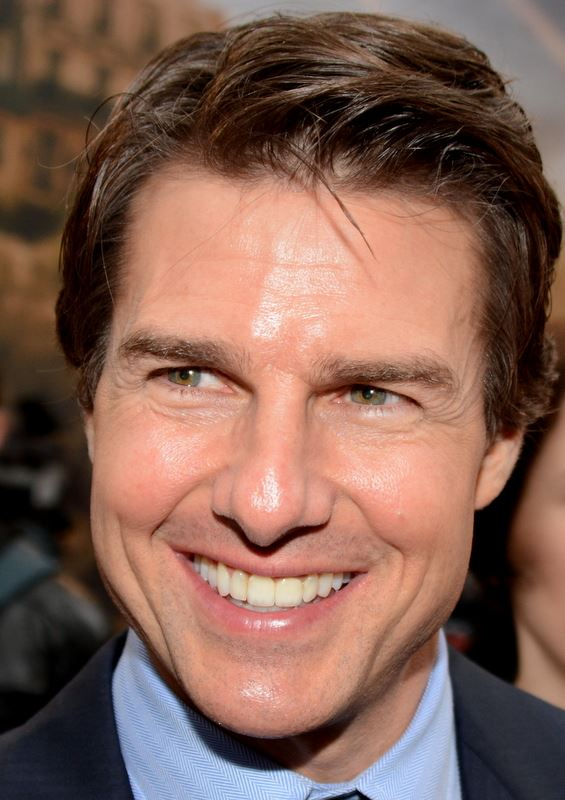
#> input picture images/Tom_Cruise.jpg, 565 x 800 px, found by its file name
$ python LBP.py
#> lines starting #> are read from the running program, lines starting #| are printed output that depends on the picture; pictures that were not available may be replaced by others from this repository, and a replacement may not be noted
from skimage.transform import rotate
from skimage.feature import local_binary_pattern
from skimage import data, io, data_dir, filters, feature
from skimage.color import label2rgb
import skimage
import numpy as np
import matplotlib.pyplot as plt
from PIL import Image
import cv2

# settings for LBP
radius = 1  # LBP算法中范围半径的取值
n_points = 8 * radius  # 领域像素点数

# 读取图像
image_1 = cv2.imread(r'..\images\Tom_Cruise.jpg')
#> image_1 is the input picture: shape (800, 565, 3); mean B, G, R 84.5, 96.8, 130.8
image_0 = cv2.imread(r'../images/001450.jpg_crop.jpg')
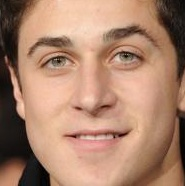
#> input picture images/001450.jpg_crop.jpg, 185 x 186 px
#> image_0 is the input picture: shape (186, 185, 3); mean B, G, R 108.1, 130.8, 170.7


# [30 lines of commented-out code are left out]

# [5 lines left out: function showYCbCr, not called in this run]


def LBP(img):
    lbp = local_binary_pattern(img, n_points, radius)
    return lbp


# [50 lines left out: functions histogram, image_hist_cv2, image_hist_np, histogram_all, not called in this run]


if __name__ == '__main__':
    # img = showYCbCr(image_0)
    img = cv2.cvtColor(image_1, cv2.COLOR_BGR2HSV)
#> img: shape (800, 565, 3); mean H, S, V 25.4, 115.2, 134.5
    hist = np.zeros((256 * 3, 1))
    # image_hist(img)

    bgr = cv2.imread('../images/env/000897_face.jpg')
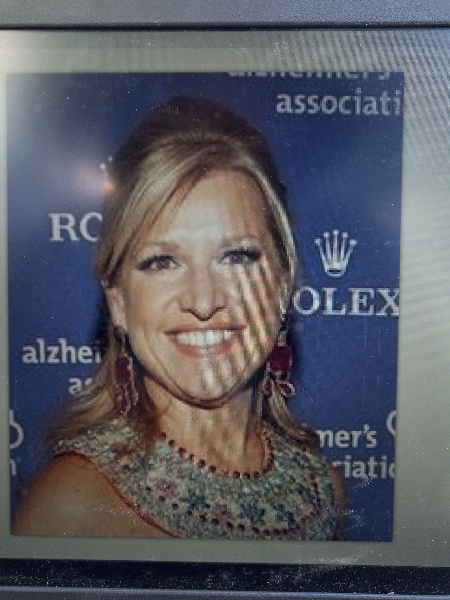
#> input picture images/000045.jpg, 450 x 600 px, given in place of 000897_face.jpg, which was not available
#> bgr is the input picture: shape (600, 450, 3); mean B, G, R 98.9, 90.1, 89.3
    rgb = cv2.cvtColor(bgr, cv2.COLOR_BGR2RGB)
    hsv = cv2.cvtColor(bgr, cv2.COLOR_BGR2HSV)
#> hsv: shape (600, 450, 3); mean H, S, V 81.2, 73.3, 108

    h, s, v = cv2.split(hsv)
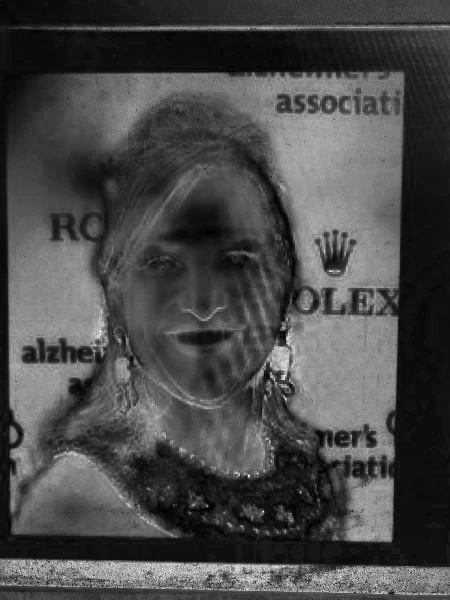
#> s: shape (600, 450); min 0, max 255, mean 73.3
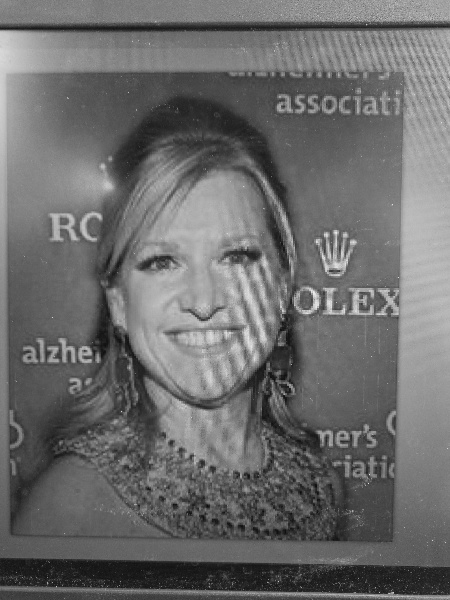
#> v: shape (600, 450); min 10, max 237, mean 108

    hist_ = np.zeros(256 * 3)
    for i, color in enumerate(cv2.split(hsv)):
        img_lbp = LBP(cv2.split(hsv)[i])
        max_bins = int(img_lbp.max() + 1)
        hist_local, _ = np.histogram(img_lbp, density=True, bins=max_bins, range=(0, max_bins))
        hist_[256 * i:(i + 1) * 256] = hist_local
#> this loop made 3 passes
#> pass 1, in LBP, `lbp = local_binary_pattern(img, n_points, radius)`:
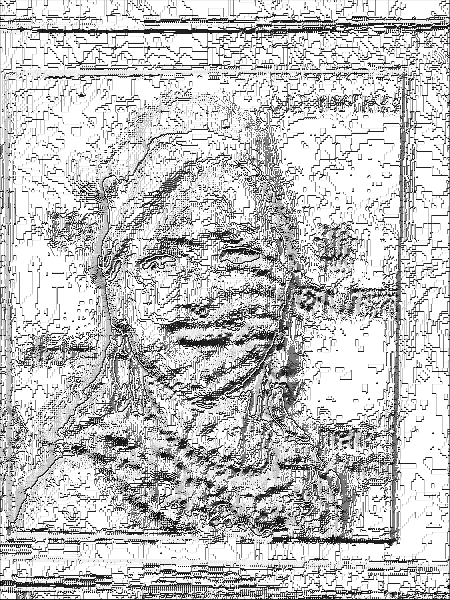
#> lbp: shape (600, 450) float64; min 0, max 255, mean 195.7
#> pass 3, in LBP (call 3), `lbp = local_binary_pattern(img, n_points, radius)`:
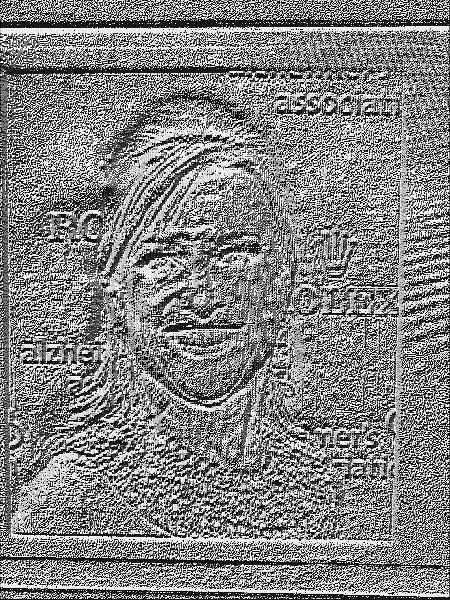
#> lbp: shape (600, 450) float64; min 0, max 255, mean 131.2
#> after the loop, hist_ = 768 values, max 0.475 at index 255, min 0 at index 40, mean 0.00391
    plt.plot(hist_, color='black')
    plt.xlim([0, 256 * 3])
    plt.axis('off')
    plt.show()
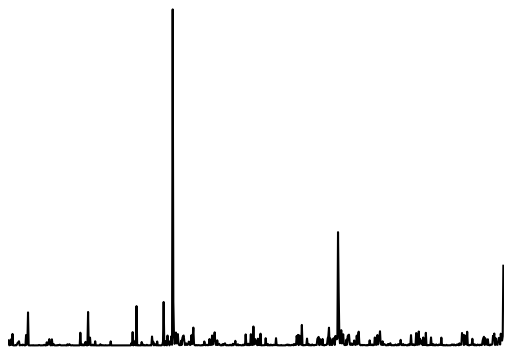
#> figure drawn by matplotlib, 1 panel
